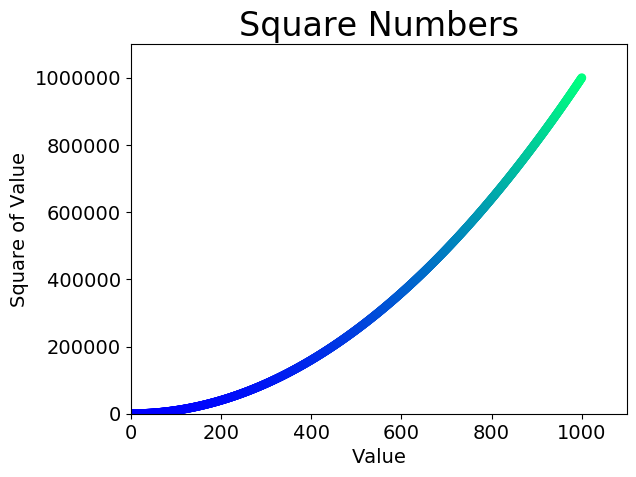

This chart was generated by the following Python code:
import matplotlib.pyplot as plt

"""
input_values = [1, 2, 3, 4, 5]
squares = [1, 4, 9, 16, 25]
plt.plot(input_values, squares, linewidth=5)
# Назначение заголовка диаграммы и меток осей.
plt.title("Square Numbers", fontsize=24)
plt.xlabel("Value", fontsize=14)
plt.ylabel("Square of Value", fontsize=14)
# Назначение размера шрифта делений на осях.
plt.tick_params(axis='both', labelsize=14)
"""
x_values = list(range(1, 1001))
y_values = [x ** 2 for x in x_values]
plt.scatter(x_values, y_values, c=y_values, cmap=plt.cm.winter,
            edgecolor='none', s=40)
# Назначение заголовка диаграммы и меток осей.
plt.title("Square Numbers", fontsize=24)
plt.xlabel("Value", fontsize=14)
plt.ylabel("Square of Value", fontsize=14)
# Назначение размера шрифта делений на осях.
plt.tick_params(axis='both', which='major', labelsize=14)
# Назначение диапазона для каждой оси.
plt.axis([0, 1100, 0, 1100000])
plt.savefig('squares_plot.png', bbox_inches='tight')
